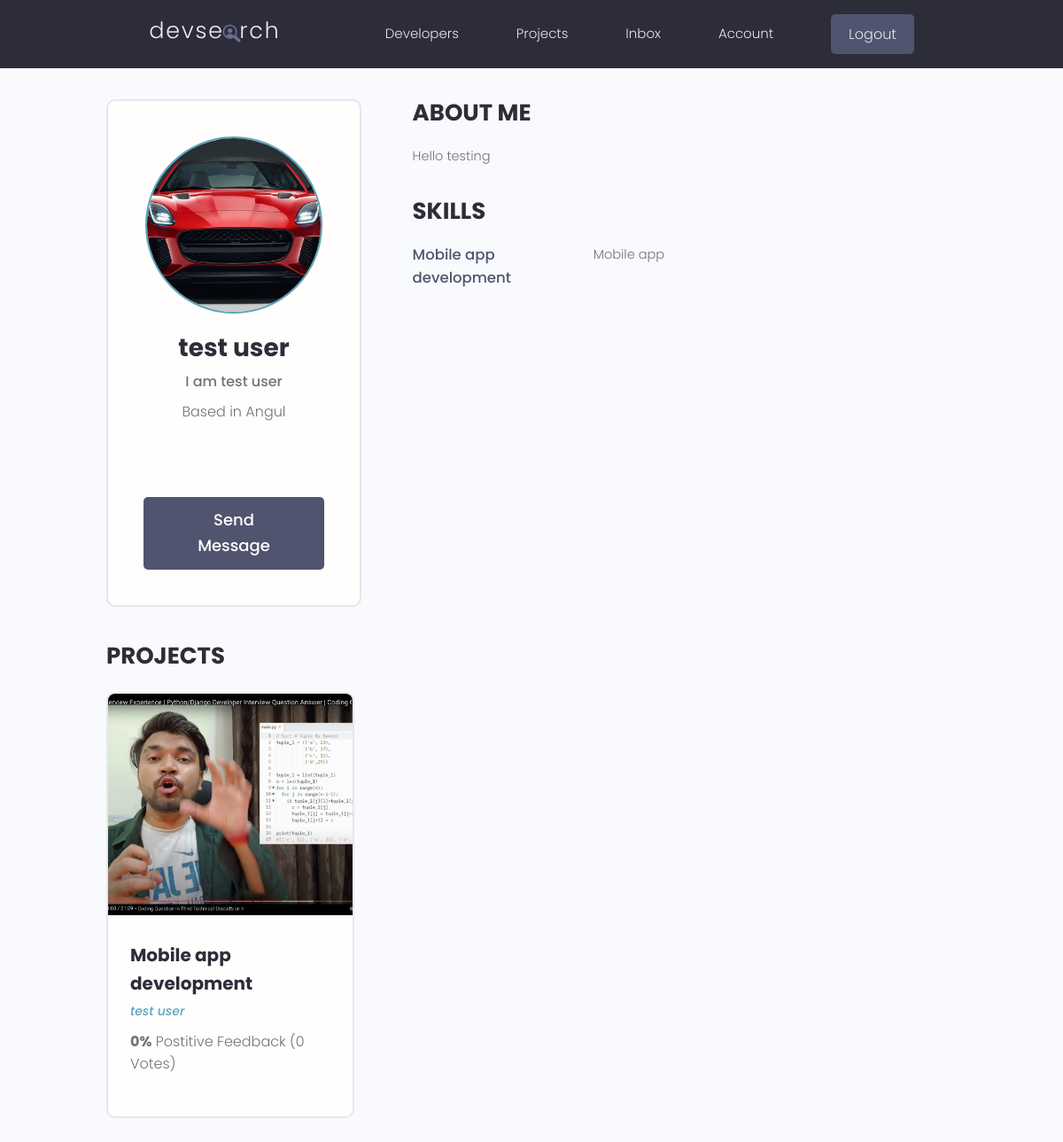
Screenshot of /profile/1749feca-00c8-4380-a066-bd6894c0c5f4 (signed in) with the database file from the repository.
### users/models.py (models this page shows, shortened)
class Profile(models.Model):
    user = models.OneToOneField(
        User, on_delete=models.CASCADE, null=True, blank=True)
    name = models.CharField(max_length=200, null=True, blank=True)
    email = models.EmailField(max_length=200, null=True, blank=True)
    username = models.CharField(max_length=200, null=True, blank=True)
    location = models.CharField(max_length=200, null=True, blank=True)
    short_intro = models.CharField(max_length=200, null=True, blank=True)
    bio = models.TextField(blank=True, null=True)
    profile_image = models.ImageField(
        null=True, blank=True, upload_to='profiles/', default="profiles/user-default.png")
    social_github = models.CharField(max_length=200, null=True, blank=True)
    social_twitter = models.CharField(max_length=200, null=True, blank=True)
    social_linkedin = models.CharField(max_length=200, null=True, blank=True)
    social_youtube = models.CharField(max_length=200, null=True, blank=True)
    social_website = models.CharField(max_length=200, null=True, blank=True)
    created = models.DateTimeField(auto_now_add=True)
    id = models.UUIDField(default=uuid.uuid4, unique=True,
                          primary_key=True, editable=False)

class Skill(models.Model):
    owner = models.ForeignKey(
        Profile, on_delete=models.CASCADE, null=True, blank=True)
    name = models.CharField(max_length=200)
    description = models.TextField(null=True, blank=True)
    created = models.DateTimeField(auto_now_add=True)
    id = models.UUIDField(default=uuid.uuid4, unique=True,
                          primary_key=True, editable=False)

### projects/models.py (models this page shows, shortened)
class Projects(models.Model):
    owner = models.ForeignKey(
        Profile, null=True, blank=True, on_delete=models.SET_NULL)
    title = models.CharField(max_length=200)
    description = models.TextField(blank=True, null=True)
    featured_image = models.ImageField(
        null=True, blank=True, default='default.jpg')
    demmo_link = models.CharField(max_length=1000, blank=True, null=True)
    source_link = models.CharField(max_length=200, null=True, blank=True)
    tags = models.ManyToManyField('Tag', blank=True)
    vote_total = models.IntegerField(default=0, null=True, blank=True)
    vote_ratio = models.IntegerField(default=0, null=True, blank=True)
    created = models.DateTimeField(auto_now_add=True)
    id = models.UUIDField(default=uuid.uuid4, unique=True,
                          primary_key=True, editable=False)
    class Meta:
        ordering = ['-created']

### users/views.py (the view)
# urls.py: path('profile/<str:pk>', views.userProfile, name="user-profile"),
def userProfile(request, pk):
    profile = Profile.objects.get(id=pk)
    topSkills = profile.skill_set.exclude(description__exact="")
    otherSkills = profile.skill_set.filter(description="")
    context = {'profile': profile, 'topSkills': topSkills,
               'otherSkills': otherSkills}
    return render(request, 'users/user-profile.html', context)

### users/templates/users/user-profile.html (shortened to what this page needs)
{% extends 'main.html' %}
{% block content %}
<main class="profile my-md">
    <div class="container">
        <div class="layout">
            <div class="column column--1of3">
                <div class="card text-center">
                    <div class="card__body dev">
                        <img class="avatar avatar--xl" src="{{profile.profile_image.url}}" />
                        <h2 class="dev__name">{{profile.name}}</h2>
                        <p class="dev__title">{{profile.short_intro}}</p>
                        <p class="dev__location">Based in {{profile.location}}</p>
                        <ul class="dev__social">
                        </ul>
                        <a href="#" class="btn btn--sub btn--lg">Send Message </a>
                    </div>
                </div>
            </div>
            <div class="column column--2of3">
                <div class="devInfo">
                    <h3 class="devInfo__title">About Me</h3>
                    <p class="devInfo__about">{{profile.bio}}</p>
                </div>
                <div class="devInfo">
                    <h3 class="devInfo__title">Skills</h3>
                    <div class="devInfo__skills">
                        {% for skill in topSkills %}
                        <div class="devSkill">
                            <h4 class="devSkill__title">{{skill.name}}</h4>
                            <p class="devSkill__info">{{skill.description}}</p>
                        </div>
                        {% endfor %}
                        </div>
                    </div>
                </div>
                <div class="devInfo">
                    <h3 class="devInfo__title">Projects</h3>
                    <div class="grid grid--two">
                        {% for project in profile.projects_set.all %}
                        <div class="column">
                            <div class="card project">
                                <a href="{% url 'project' project.id %}" class="project">
                                    <img class="project__thumbnail" src="{{project.featured_image.url}}"
                                        alt="project thumbnail" />
                                    <div class="card__body">
                                        <h3 class="project__title">{{project.title}}</h3>
                                        <p><a class="project__author" href="{% url 'user-profile' project.owner.id %}">{{project.owner.name}}</a></p>
                                        <p class="project--rating">
                                            <span style="font-weight: bold;">{{project.vote_ratio}}%</span> Postitive
                                            Feedback ({{project.vote_total}} Vote{{project.vote_total|pluralize:"s"}})
                                        </p>
                                    </div>
                                </a>
                            </div>
                        </div>
                        {% endfor %}
                    </div>
                </div>
            </div>
        </div>
</main>
{% endblock %}

### static/styles/app.css (style rules this page uses)
:root { --color-sub: #2d2d39; }
.btn--sub { background-color: var(--color-sub-light); }
.card { border: 2px solid var(--color-light); }
img { width: 100%; }
.profile .card > .dev { padding: 4rem; }
.dev__name { color: var(--color-sub); font-size: 2.8rem; font-weight: 700; margin-top: 1rem; margin-bottom: 0.5rem; }
.dev__title { font-size: 1.6rem; font-weight: 500; line-height: 1.3; }
.dev__location { margin-top: 1rem; }
.dev__social { margin: 3rem 0; list-style: none; display: flex; justify-content: center; gap: 1.5rem; }
.devInfo { margin-bottom: 3rem; }
.devInfo__title, .devInfo__subtitle { font-size: 2.6rem; color: var(--color-sub); text-transform: uppercase; font-weight: 700; margin-bottom: 1.5rem; }
.devInfo__about, .devSkill__info { font-size: 1.45rem; line-height: 1.7; text-align: justify; }
.devSkill { margin-bottom: 3rem; }
.devSkill__title { font-size: 1.65rem; font-weight: 500; color: var(--color-sub-light); }
@media screen and (min-width: 700px) { .devSkill { display: flex; justify-content: space-between; gap: 3rem; } }
@media screen and (min-width: 700px) { .devSkill__info { flex-basis: 80%; } }
.project__author { font-size: 1.4rem; font-style: italic; }
.project--rating { margin-bottom: 1.6em; margin-top: .5em; }
.project__thumbnail { height: 25rem; object-fit: cover; object-position: top center; }
.project__title { font-size: 2rem; font-weight: 700; color: var(--color-sub); }

### static/uikit/styles/modules/_variables.css (style rules this page uses)
:root { --color-main: #5aa5b9; --color-main-light: #e6faff; --color-sub: #3f4156; --color-sub-light: #51546e; --color-sub-lighter: #ededfd; --color-text: #737373; --color-gray: #8b8b8b; --color-light: #e5e7eb; --color-light-gray: #767676; --color-bg: #f8fafd; --color-white: #fffefd; --color-white-light: #f3f3f3; --color-success: #359e64; --color-success-bg: #def8e8; --color-error: #fc4b0b; --color-error-bg: #fff2ee; --font-base: 'Poppins', arial, helvetica, 'Segoe UI', roboto, ubuntu, sans-serif; --font-monospace: 'Fira Code', 'Courier New', courier, monospace; --font-regular: 300; --font-medium: 500; --font-bold: 700; --generic-shadow: 1px 1px 5px #00000010; --generic-transition: all 0.3s ease-in-out; }

### static/uikit/styles/modules/_base.css (style rules this page uses)
* { margin: 0; padding: 0; box-sizing: border-box; text-rendering: optimizeLegibility; color: inherit; font-size: inherit; }
html { font-size: 50%; }
@media only screen and (min-width: 480px) { html { font-size: 56.25%; } }
@media only screen and (min-width: 1200px) { html { font-size: 62.5%; } }
body { line-height: 1.6; font-weight: 400; font-size: 1.5rem; color: var(--color-text); background-color: var(--color-bg); min-height: 100vh; }

### static/uikit/styles/modules/_typography.css (style rules this page uses)
* { font-family: var(--font-base); }
h2 { font-size: 3.6rem; font-weight: var(--font-bold); }
h3 { font-size: 3.2rem; font-weight: var(--font-medium); }
h4 { font-size: 2.8rem; font-weight: var(--font-medium); }
p, span, strong { font-size: 1.6rem; color: var(--color-text); font-weight: var(--font-regular); }
a { padding-bottom: 2px; text-decoration: none; display: inline-block; color: var(--color-main); font-weight: var(--font-medium); }

### static/uikit/styles/modules/_utilities.css (style rules this page uses)
.container { width: 92%; max-width: 165rem; margin: 0 auto; box-sizing: border-box; }
@media screen and (min-width: 1000px) { .container { width: 90%; } }
@media screen and (min-width: 1200px) { .container { width: 80%; } }
.text-center { text-align: center; }
.my-md { margin: 3rem auto; }

### static/uikit/styles/modules/_avatar.css (style rules this page uses)
.avatar { border-radius: 50%; border: 2px solid var(--color-main); object-fit: cover; }
.avatar--xl { height: 20rem; width: 20rem; }

### static/uikit/styles/modules/_button.css (style rules this page uses)
.btn { display: inline-block; position: relative; cursor: pointer; background-color: var(--color-light); font-weight: var(--font-medium); color: var(--color-sub); text-decoration: none; padding: 1rem 2rem; border-radius: 0.5rem; border: none; width: -webkit-fit-content; width: -moz-fit-content; width: fit-content; height: -webkit-fit-content; height: -moz-fit-content; height: fit-content; font-size: 1.6rem; outline-width: 0; outline-color: transparent; -webkit-backface-visibility: hidden; backface-visibility: hidden; transition: all 0.3s ease-in-out; }
.btn--sub { background-color: var(--color-sub); color: var(--color-white); }
.btn--lg { font-size: 1.8rem; padding: 1.2rem 4.5rem; }

### static/uikit/styles/modules/_card.css (style rules this page uses)
.card { border-radius: 1rem; background-color: var(--color-white); border: 1.5px solid var(--color-light); width: auto; height: auto; margin-top: 0.5rem; margin-bottom: 0.5rem; overflow: hidden; }
.card__body, .card__header { padding: 2rem 2.5rem; }

### rows the page displays
Profile: profile_image (picture), name "test user", short_intro "I am test user", location "Angul", bio "Hello testing"
Skill: name "Mobile app development", description "Mobile app"
Projects: featured_image (picture), title "Mobile app development", owner.name "test user", vote_ratio "0", vote_total "0"
